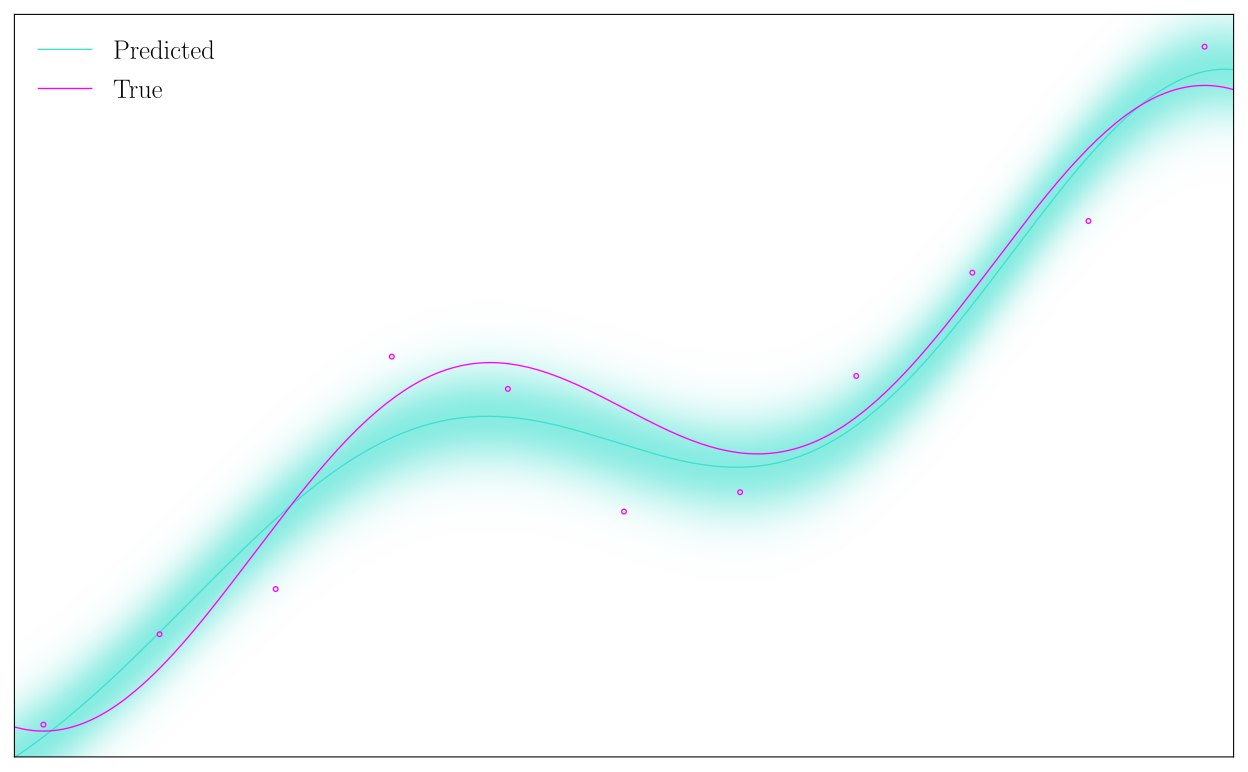

This figure's Python source:
import matplotlib as mpl
import matplotlib.pyplot as plt
import numpy as np
from scipy.constants import golden

mpl.rc("text", usetex=True)
mpl.rc("font", family="serif")

turq = mpl.colors.to_rgb("turquoise")
cdict3 = {
    "red": (
        (0.0, turq[0], turq[0]),
        # (0.25, 0.0, 0.0),
        # (0.5, 1.0, 1.0),
        (1.0, 1.0, 1.0),
    ),
    "green": (
        (0.0, turq[1], turq[1]),
        # (0.25, 0.0, 0.0),
        # (0.5, 1.0, 1.0),
        (1.0, 1.0, 1.0),
    ),
    "blue": (
        (0.0, turq[2], turq[2]),
        # (0.25, 1.0, 1.0),
        # (0.5, 1.0, 1.0),
        (1.0, 1.0, 1.0),
    ),
}
mycmp = mpl.colors.LinearSegmentedColormap("mycmp", cdict3)

x = np.array([-1, -0.8, -0.6, -0.4, -0.2, 0, 0.2, 0.4, 0.6, 0.8, 1])
t = np.array([-4.9, -3.5, -2.8, 0.8, 0.3, -1.6, -1.3, 0.5, 2.1, 2.9, 5.6])


def f(x):
    return 3 * np.sin((1 / 2) * np.pi * x) - 2 * np.sin((3 / 2) * np.pi * x)


def gaussian_basis(x, mu, gamma=1):
    return np.exp(-gamma * np.linalg.norm(mu - x) ** 2)


def plot_homogen_prob_density(x, y, variance, ax, l=1000, **kwargs):
    y_min, y_max = y.min() - 2 * np.sqrt(variance), y.max() + 2 * np.sqrt(variance)
    yy = np.linspace(y_min, y_max, l)
    a = [np.exp(-((y_ - yy) ** 2) / variance) / np.sqrt(variance) for y_ in y]
    a = np.array(a).reshape(len(y), l)
    ax.imshow(-a.T, aspect="auto", origin="lower", extent=(x.min(), x.max(), y_min, y_max), **kwargs)


### figure
fig = plt.figure(figsize=(13, 13 / golden))

Ms = [2, 4, 6, 8]
for idx, M in enumerate(Ms):
    if idx != 2:
        continue
    Phi = np.ones((t.shape[0], M))
    mus = [m / M for m in range(1, M)]

    for m in range(M - 1):
        Phi[:, m + 1] = np.vectorize(gaussian_basis)(x, mus[m])

    w = np.linalg.inv(Phi.T @ Phi) @ Phi.T @ t
    # w, residuals, rank, s = np.linalg.lstsq(Phi, t)
    alpha = sum((t - Phi @ w) ** 2) / len(t)

    h = np.vectorize(lambda w, phi: w @ phi, signature="(m),(n,m)->(n)")

    x_ = np.linspace(x.min() - 0.05, x.max() + 0.05, 250)
    Phi_ = np.ones((x_.shape[0], M))
    for m in range(M - 1):
        Phi_[:, m + 1] = np.vectorize(gaussian_basis)(x_, mus[m])
    t_ = w @ Phi_.T

    ax = fig.add_subplot(1, 1, 1)

    plot_homogen_prob_density(x_, t_, alpha, ax=ax, cmap=mycmp, alpha=0.625)
    ax.scatter(x, t, edgecolors="magenta", c="None", s=12.5, marker="o", zorder=3)
    ax.plot(x_, t_, color="turquoise", linewidth=1, label="Predicted")
    true = np.linspace(x.min() - 0.05, x.max() + 0.05, 250)
    ax.plot(true, f(true), color="magenta", linewidth=1, label="True")
    # ax.text(0.6, -5, s=r"$M={}$".format(M))
    ax.set_xlim(x.min() - 0.05, x.max() + 0.05)
    ax.set_ylim(t.min() - 0.5, t.max() + 0.5)
    ax.legend(frameon=False, loc=2, fontsize=20)
    ax.set_xticklabels([])
    ax.set_yticklabels([])
plt.tick_params(
    axis="both",  # changes apply to the x-axis
    which="both",  # both major and minor ticks are affected
    bottom=False,  # ticks along the bottom edge are off
    left=False,  # ticks along the top edge are off
    labelbottom=False,
)

plt.tight_layout()
plt.savefig("test.svg")
plt.show()
